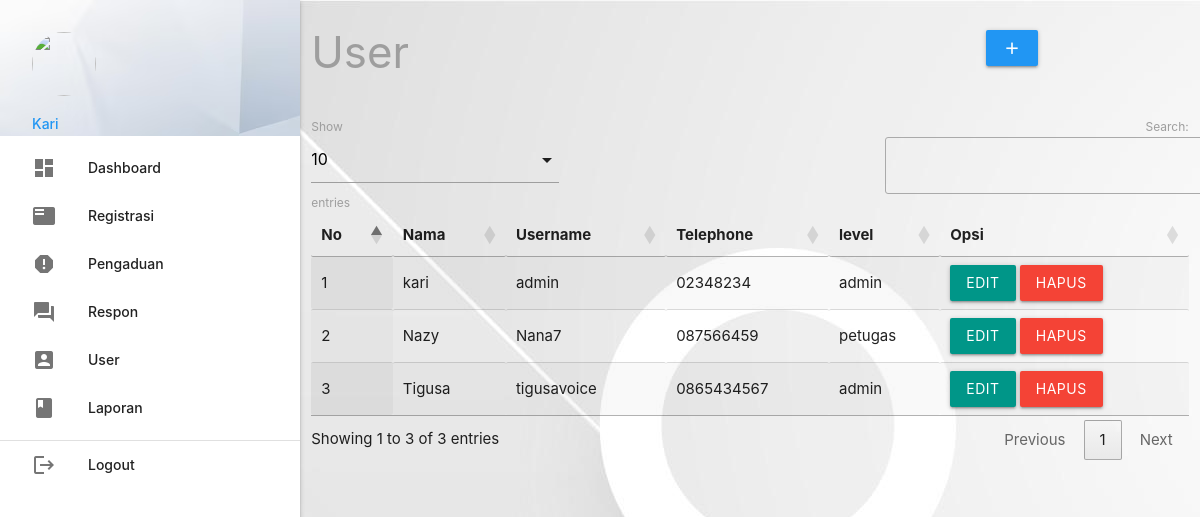
Page /admin/index.php?p=user (signed in) on the committed database.
### tables this page shows
CREATE TABLE `petugas` (
  `id_petugas` int(5) NOT NULL,
  `nama_petugas` varchar(30) NOT NULL,
  `username` varchar(30) NOT NULL,
  `password` varchar(255) NOT NULL,
  `telp_petugas` varchar(13) NOT NULL,
  `level` enum('admin','petugas') NOT NULL
);

### admin/user.php (the view, shortened to what this page needs)
       <div class="row">
         <div class="col s12 m9">
           <h3 class="grey-text">User</h3>
         </div>
         <div class="col s12 m3">
           <div class="section"></div>
           <a class="waves-effect waves-light btn modal-trigger blue" href="#modal1"><i class="material-icons">add</i></a>
         </div>
       </div>
       <table id="example" class="display responsive-table" style="width:100%">
         <thead>
             <tr>
			<th>No</th>
			<th>Nama</th>
			<th>Username</th>
			<th>Telephone</th>
			<th>level</th>
			<th>Opsi</th>
             </tr>
         </thead>
         <tbody>
<?php
	$no=1;
	$tampil = mysqli_query($koneksi,"SELECT * FROM petugas ORDER BY nama_petugas ASC");
	while ($r=mysqli_fetch_assoc($tampil)) { ?>
	<tr>
		<td><?php echo $no++; ?></td>
		<td><?php echo $r['nama_petugas']; ?></td>
		<td><?php echo $r['username']; ?></td>
		<td><?php echo $r['telp_petugas']; ?></td>
		<td><?php echo $r['level']; ?></td>
		<td><a class="btn teal modal-trigger" href="#user_edit<?php echo $r['id_petugas'] ?>">Edit</a> <a class="red btn" onclick="return confirm('Anda Yakin Ingin Menghapus Y/N')" href="index.php?p=user_hapus&id_petugas=<?php echo $r['id_petugas'] ?>">Hapus</a></td>
	</tr>
           <?php  }
            ?>
         </tbody>
       </table>

### rows in the picture
petugas: nama_petugas "kari", username "admin", telp_petugas "02348234", level "admin"
petugas: nama_petugas "Nazy", username "Nana7", telp_petugas "087566459", level "petugas"
petugas: nama_petugas "Tigusa", username "tigusavoice", telp_petugas "0865434567", level "admin"

### other values in the picture
$_SESSION['data']['nama_petugas'] "Kari"
